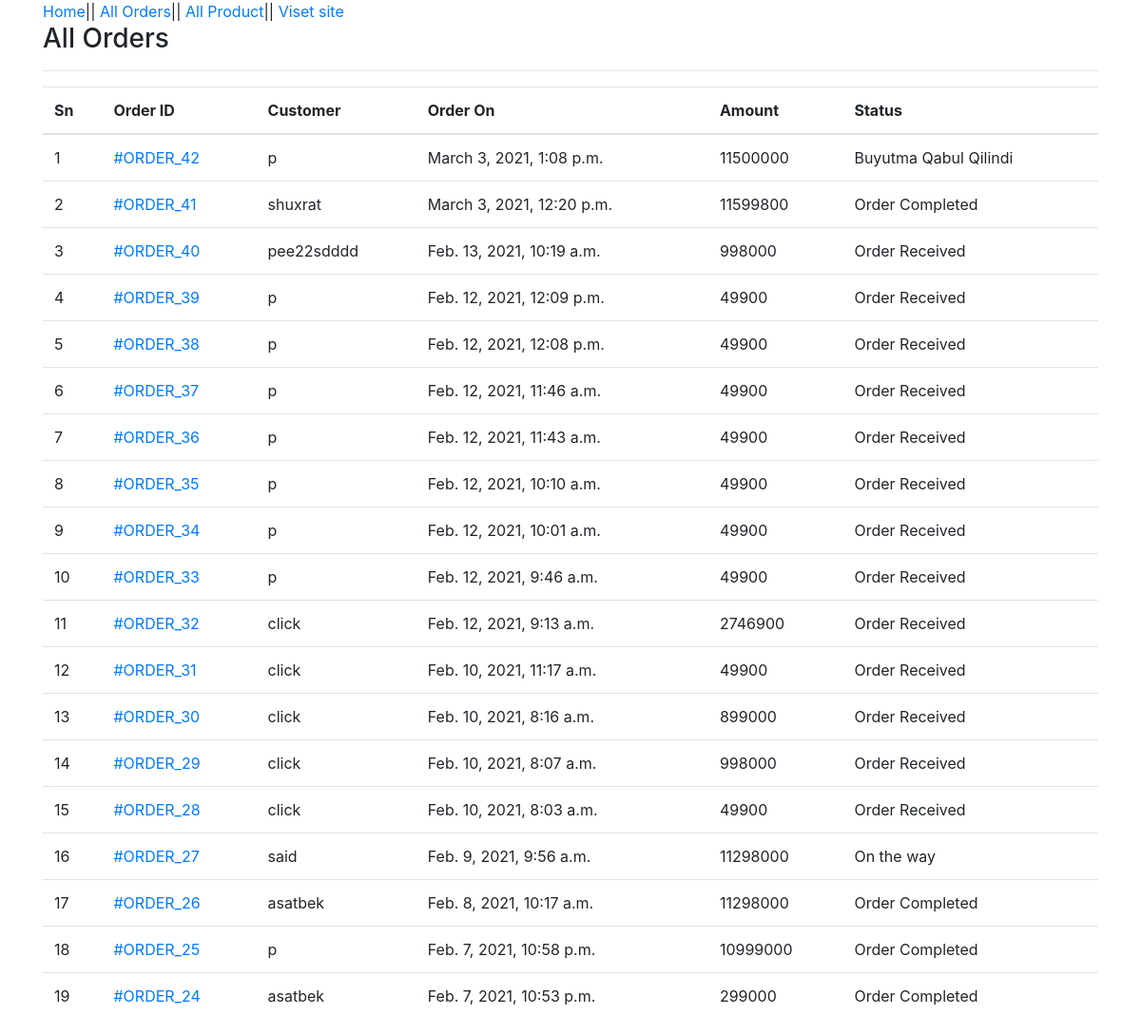
/admin-all-orders/ (signed in), run on the app's committed database.
### ecomapp/models.py (models this page shows, shortened)
class Order(models.Model):
    cart = models.OneToOneField(Cart, on_delete=models.CASCADE)
    order_by =  models.CharField(max_length=200)
    shipping_address = models.CharField(max_length=200)
    mobile = models.CharField(max_length=10)
    email = models.EmailField(null=True, blank=True)
    subtotal = models.PositiveIntegerField()
    discount = models.PositiveIntegerField()
    total = models.PositiveIntegerField()
    order_status = models.CharField(max_length=50, choices=ORDER_STATUS)
    created_at = models.DateTimeField(auto_now_add=True)
    payment_method = models.CharField(max_length=50, choices=METHOD, default="etkazib berish paytida naqd pul")
    payment_completed = models.BooleanField(default=False, null=True, blank=True)

### ecomapp/views.py (the view)
# urls.py: path("admin-all-orders/", AdminOrderListView.as_view(), name="adminorderlist"),
class AdminOrderListView(AdminRequiredMixin, ListView):
    template_name = "adminpages/adminorderlist.html"
    queryset = Order.objects.all().order_by("-id")
    context_object_name = "allorders"

### ecomapp/views.py (called while the page is built)
    def dispatch(self, request, *args, **kwargs):
        if request.user.is_authenticated and Admin.objects.filter(user=request.user).exists():
            pass
        else:
            return redirect("/admin-login/")
        return super().dispatch(request, *args, **kwargs)

### templates/adminpages/adminorderlist.html (shortened to what this page needs)
{% extends "adminpages/adminbase.html" %}
{% load humanize %}
{% block content %}
<div class="container">
    <div class="row">
        <div class="col-md-12">
            <h3>All Orders</h3><hr>
            <table class="table">
                <thead>
                    <tr>
                        <th>Sn</th>
                        <th>Order ID</th>
                        <th>Customer </th>
                        <th>Order On</th>
                        <th>Amount</th>
                        <th>Status</th>
                    </tr>
                </thead>
                <tbody>
                    {% for order in allorders %}
                    <tr>
                        <td>{{forloop.counter}}</td>
                        <td><a href="{% url 'ecomapp:adminorderdetail' order.id %}">#ORDER_{{order.id}}</a></td>
                        <td>{{order.order_by}}</td>
                        <td>{{order.created_at}}</td>
                        <td>{{order.total}}</td>
                        <td>{{order.order_status}}</td>
                    </tr>
                    {% endfor %}
                </tbody>
            </table>
        </div>
    </div>
</div>
{% endblock %}

### data on the page
Order: id "42", order_by "p", created_at "March 3, 2021, 1:08 p.m.", total "11500000", order_status "Buyutma Qabul Qilindi"
Order: id "41", order_by "shuxrat", created_at "March 3, 2021, 12:20 p.m.", total "11599800", order_status "Order Completed"
Order: id "40", order_by "pee22sdddd", created_at "Feb. 13, 2021, 10:19 a.m.", total "998000", order_status "Order Received"
Order: id "39", order_by "p", created_at "Feb. 12, 2021, 12:09 p.m.", total "49900", order_status "Order Received"
Order: id "38", order_by "p", created_at "Feb. 12, 2021, 12:08 p.m.", total "49900", order_status "Order Received"
Order: id "37", order_by "p", created_at "Feb. 12, 2021, 11:46 a.m.", total "49900", order_status "Order Received"
Order: id "36", order_by "p", created_at "Feb. 12, 2021, 11:43 a.m.", total "49900", order_status "Order Received"
Order: id "35", order_by "p", created_at "Feb. 12, 2021, 10:10 a.m.", total "49900", order_status "Order Received"
Order: id "34", order_by "p", created_at "Feb. 12, 2021, 10:01 a.m.", total "49900", order_status "Order Received"
Order: id "33", order_by "p", created_at "Feb. 12, 2021, 9:46 a.m.", total "49900", order_status "Order Received"
Order: id "32", order_by "click", created_at "Feb. 12, 2021, 9:13 a.m.", total "2746900", order_status "Order Received"
Order: id "31", order_by "click", created_at "Feb. 10, 2021, 11:17 a.m.", total "49900", order_status "Order Received"
Order: id "30", order_by "click", created_at "Feb. 10, 2021, 8:16 a.m.", total "899000", order_status "Order Received"
Order: id "29", order_by "click", created_at "Feb. 10, 2021, 8:07 a.m.", total "998000", order_status "Order Received"
Order: id "28", order_by "click", created_at "Feb. 10, 2021, 8:03 a.m.", total "49900", order_status "Order Received"
Order: id "27", order_by "said", created_at "Feb. 9, 2021, 9:56 a.m.", total "11298000", order_status "On the way"
Order: id "26", order_by "asatbek", created_at "Feb. 8, 2021, 10:17 a.m.", total "11298000", order_status "Order Completed"
Order: id "25", order_by "p", created_at "Feb. 7, 2021, 10:58 p.m.", total "10999000", order_status "Order Completed"
Order: id "24", order_by "asatbek", created_at "Feb. 7, 2021, 10:53 p.m.", total "299000", order_status "Order Completed"
